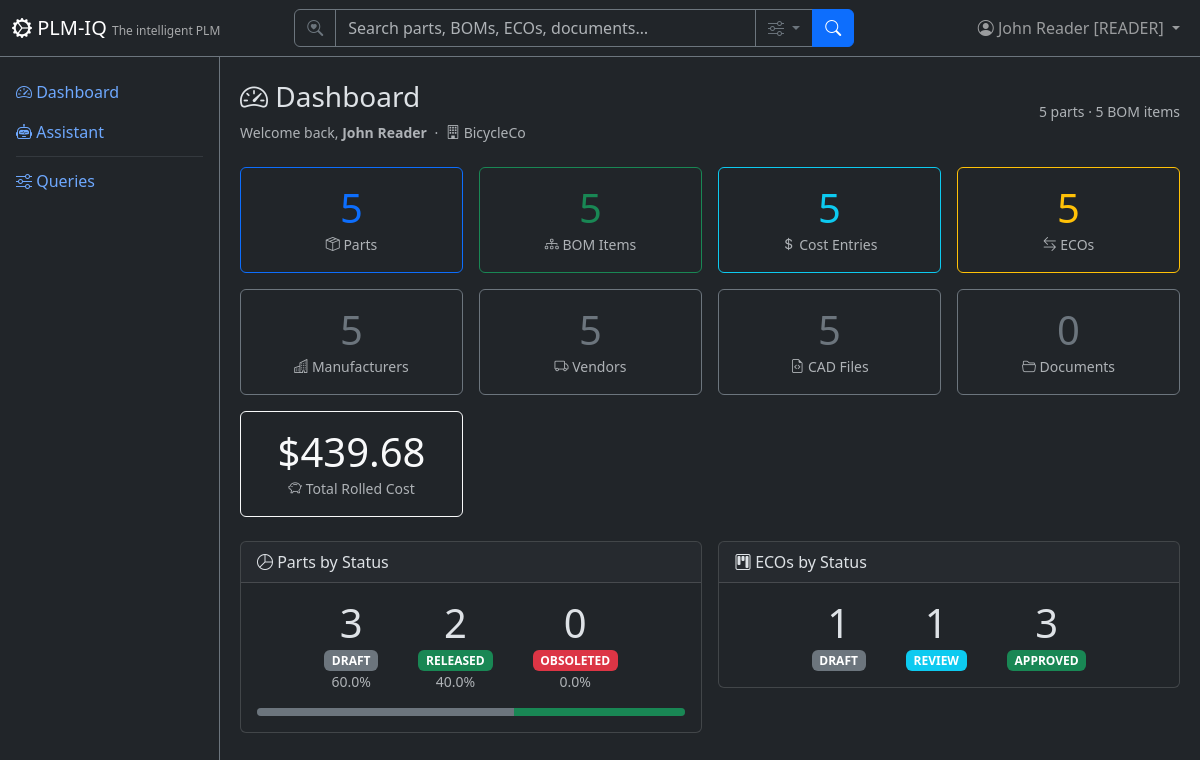
The page / (signed in) on the database its author committed.
### app/models/tenant_user.py (models this page shows)
class User(Base):
    __tablename__ = "users"
    user_id = Column("user_id", Integer, primary_key=True, autoincrement=True)
    username = Column("username", String, unique=True, nullable=False)
    full_name = Column("full_name", String, nullable=False)
    email = Column("email", String)
    password_hash = Column("password_hash", String, nullable=False, default="")
    tenant_id = Column("tenant_id", Integer, ForeignKey("tenants.tenant_id"), nullable=False, default=1)
    tenant_key = Column("tenant_key", String, nullable=False)
    is_active = Column("is_active", Boolean, default=True)
    created_date = Column("created_date", String)
    role = Column("role", String, nullable=False, default="reader")
    tenant = relationship("Tenant", back_populates="users")
    favorites = relationship("Favorite", back_populates="user")

class Tenant(Base):
    __tablename__ = "tenants"
    tenant_id = Column("tenant_id", Integer, primary_key=True, autoincrement=True)
    tenant_name = Column("tenant_name", String, unique=True, nullable=False)
    tenant_key = Column("tenant_key", String, unique=True, nullable=False)
    tenant_secret = Column("tenant_secret", String, nullable=False, default="")
    subdomain = Column("subdomain", String, unique=True, nullable=True)
    description = Column("description", String)
    created_date = Column("created_date", String)
    role = Column("role", String, default="reader")
    is_active = Column("is_active", Boolean, default=True)
    users = relationship("User", back_populates="tenant")
    parts = relationship("Part", back_populates="tenant")
    favorites = relationship("Favorite", back_populates="tenant")

### app/models/eco.py (models this page shows)
class EngineeringChangeOrder(Base):
    __tablename__ = "engineering_change_orders"
    eco_number = Column("eco_number", String, primary_key=True)
    eco_title = Column("eco_title", String, nullable=False)
    eco_description = Column("eco_description", String)
    eco_status = Column("eco_status", String, nullable=False, default="DRAFT")
    part_number = Column("part_number", String, ForeignKey("parts.part_number"), nullable=False)
    current_revision = Column("current_revision", String)
    new_revision = Column("new_revision", String)
    affected_bom_level = Column("affected_bom_level", Integer)
    change_type = Column("change_type", String)
    change_detail = Column("change_detail", String)
    change_drafter = Column("change_drafter", Integer, ForeignKey("users.user_id"))
    change_approver = Column("change_approver", Integer, ForeignKey("users.user_id"))
    drafted_date = Column("drafted_date", String)
    approved_date = Column("approved_date", String)
    implemented_date = Column("implemented_date", String)
    new_status = Column("new_status", String)
    tenant_id = Column("tenant_id", Integer, ForeignKey("tenants.tenant_id"), nullable=False, default=1)
    tenant_key = Column("tenant_key", String, nullable=False)
    part = relationship("Part", back_populates="eco_items")

### app/routers/dashboard.py (the view)
@router.get("/", response_class=HTMLResponse, include_in_schema=False)
def dashboard(request: Request, db: TenantScopedSession = Depends(get_tenant_db)):
    user = require_user(request, db)
    ctx = auth_context(request, db)
    part_count = db.query(func.count(Part.part_number)).scalar() or 0
    bom_count = db.query(func.count(BomItem.id)).scalar() or 0
    costing_count = db.query(func.count(CostingBomItem.id)).scalar() or 0
    eco_count = db.query(func.count(EngineeringChangeOrder.eco_number)).scalar() or 0
    aml_count = db.query(func.count(ApprovedManufacturer.id)).scalar() or 0
    avl_count = db.query(func.count(ApprovedVendor.id)).scalar() or 0
    cad_count = db.query(func.count(CadMetadata.id)).scalar() or 0
    document_count = db.query(func.count(Document.id)).scalar() or 0
    status_breakdown = dict(
        db.query(Part.status, func.count(Part.part_number))
        .group_by(Part.status)
        .all()
    )
    eco_status = dict(
        db.query(EngineeringChangeOrder.eco_status, func.count(EngineeringChangeOrder.eco_number))
        .group_by(EngineeringChangeOrder.eco_status)
        .all()
    )
    total_cost = (
        db.query(func.sum(CostingBomItem.rolled_total))
        .filter(CostingBomItem.level == 0)
        .scalar()
    ) or 0
    favorites = db.query(Favorite).filter(Favorite.user_id == user.user_id).all()
    enriched_favorites = []
    for fav in favorites:
        detail = None
        if fav.object_type == "part":
            part = db.query(Part).filter(Part.part_number == fav.object_id).first()
            if part:
                detail = {"name": part.part_name, "url": f"/parts/{part.part_number}"}
        elif fav.object_type == "document":
            doc = db.query(Document).filter(Document.id == int(fav.object_id)).first()
            if doc:
                detail = {"name": doc.title or doc.name, "url": f"/documents/{doc.id}"}
        elif fav.object_type == "eco":
            eco = db.query(EngineeringChangeOrder).filter(EngineeringChangeOrder.eco_number == fav.object_id).first()
            if eco:
                detail = {"name": eco.eco_title, "url": f"/eco/{eco.eco_number}"}
        if detail:
            enriched_favorites.append({
                "object_type": fav.object_type,
                "object_id": fav.object_id,
                "name": detail["name"],
                "url": detail["url"],
                "created_date": fav.created_date,
            })
    return HTMLResponse(content=render(
        "dashboard.html",
        **ctx,
        part_count=part_count,
        bom_count=bom_count,
        costing_count=costing_count,
        eco_count=eco_count,
        aml_count=aml_count,
        avl_count=avl_count,
        cad_count=cad_count,
        document_count=document_count,
        status_breakdown=status_breakdown,
        eco_status=eco_status,
        total_cost=total_cost,
        statuses=["DRAFT", "RELEASED", "OBSOLETED"],
        eco_statuses=["DRAFT", "REVIEW", "APPROVED"],
        favorites=enriched_favorites,
    ))

### app/templates/dashboard.html (shortened to what this page needs)
{% extends "base.html" %}
{% block content %}
<div class="d-flex justify-content-between align-items-center mb-4">
    <div>
        <h3><i class="bi bi-speedometer2"></i> Dashboard</h3>
        {% if current_user %}
        <p class="text-muted mb-0 small">
            Welcome back, <strong>{{ current_user.full_name }}</strong>
            <span class="mx-1">·</span>
            <i class="bi bi-building"></i> {{ current_tenant.tenant_name if current_tenant else '—' }}
        </p>
        {% endif %}
    </div>
    <span class="text-muted small">{{ part_count }} parts · {{ bom_count }} BOM items</span>
</div>
<div class="row g-3 mb-4">
    <div class="col-md-3 col-6">
        <a href="/parts?q=&status=RELEASED" class="text-decoration-none d-block">
            <div class="card stat-card border-primary h-100">
                <div class="card-body text-center">
                    <h1 class="text-primary mb-0">{{ part_count }}</h1>
                    <small class="text-muted"><i class="bi bi-box-seam"></i> Parts</small>
                </div>
            </div>
        </a>
    </div>
    <div class="col-md-3 col-6">
        <a href="/bom" class="text-decoration-none d-block">
            <div class="card stat-card border-success h-100">
                <div class="card-body text-center">
                    <h1 class="text-success mb-0">{{ bom_count }}</h1>
                    <small class="text-muted"><i class="bi bi-diagram-3"></i> BOM Items</small>
                </div>
            </div>
        </a>
    </div>
    <div class="col-md-3 col-6">
        <a href="/costing" class="text-decoration-none d-block">
            <div class="card stat-card border-info h-100">
                <div class="card-body text-center">
                    <h1 class="text-info mb-0">{{ costing_count }}</h1>
                    <small class="text-muted"><i class="bi bi-currency-dollar"></i> Cost Entries</small>
                </div>
            </div>
        </a>
    </div>
    <div class="col-md-3 col-6">
        <a href="/eco" class="text-decoration-none d-block">
            <div class="card stat-card border-warning h-100">
                <div class="card-body text-center">
                    <h1 class="text-warning mb-0">{{ eco_count }}</h1>
                    <small class="text-muted"><i class="bi bi-arrow-left-right"></i> ECOs</small>
                </div>
            </div>
        </a>
    </div>
    <div class="col-md-3 col-6">
        <a href="/aml" class="text-decoration-none d-block">
            <div class="card stat-card border-secondary h-100">
                <div class="card-body text-center">
                    <h1 class="text-secondary mb-0">{{ aml_count }}</h1>
                    <small class="text-muted"><i class="bi bi-buildings"></i> Manufacturers</small>
                </div>
            </div>
        </a>
    </div>
    <div class="col-md-3 col-6">
        <a href="/avl" class="text-decoration-none d-block">
            <div class="card stat-card border-secondary h-100">
                <div class="card-body text-center">
                    <h1 class="text-secondary mb-0">{{ avl_count }}</h1>
                    <small class="text-muted"><i class="bi bi-truck"></i> Vendors</small>
                </div>
            </div>
        </a>
    </div>
    <div class="col-md-3 col-6">
        <a href="/cad" class="text-decoration-none d-block">
            <div class="card stat-card border-secondary h-100">
                <div class="card-body text-center">
                    <h1 class="text-secondary mb-0">{{ cad_count }}</h1>
                    <small class="text-muted"><i class="bi bi-file-earmark-code"></i> CAD Files</small>
                </div>
            </div>
        </a>
    </div>
    <div class="col-md-3 col-6">
        <a href="/documents" class="text-decoration-none d-block">
            <div class="card stat-card border-secondary h-100">
                <div class="card-body text-center">
                    <h1 class="text-secondary mb-0">{{ document_count }}</h1>
                    <small class="text-muted"><i class="bi bi-folder2-open"></i> Documents</small>
                </div>
            </div>
        </a>
    </div>
    <div class="col-md-3 col-6">
        <a href="/costing" class="text-decoration-none d-block">
            <div class="card stat-card border-light h-100">
                <div class="card-body text-center">
                    <h1 class="text-light mb-0">{{ total_cost|currency }}</h1>
                    <small class="text-muted"><i class="bi bi-piggy-bank"></i> Total Rolled Cost</small>
                </div>
            </div>
        </a>
    </div>
</div>
<div class="row g-3">
    <div class="col-md-6">
        <a href="/parts" class="text-decoration-none d-block">
        <div class="card h-100">
            <div class="card-header"><i class="bi bi-pie-chart"></i> Parts by Status</div>
            <div class="card-body">
                <div class="d-flex gap-2 justify-content-center">
                    {% for s in statuses %}
                    {% set count = status_breakdown.get(s, 0) %}
                    {% set pct = (count / part_count * 100) if part_count > 0 else 0 %}
                    <div class="text-center px-3">
                        <div class="display-6">{{ count }}</div>
                        <span class="badge bg-{% if s == 'DRAFT' %}secondary{% elif s == 'RELEASED' %}success{% else %}danger{% endif %} badge-status">{{ s }}</span>
                        <div class="small text-muted">{{ "%.1f"|format(pct) }}%</div>
                    </div>
                    {% endfor %}
                </div>
                <div class="progress mt-3" style="height: 8px;">
                    {% for s in statuses %}
                    {% set count = status_breakdown.get(s, 0) %}
                    {% set pct = (count / part_count * 100) if part_count > 0 else 0 %}
                    <div class="progress-bar bg-{% if s == 'DRAFT' %}secondary{% elif s == 'RELEASED' %}success{% else %}danger{% endif %}"
                         style="width: {{ pct }}%"></div>
                    {% endfor %}
                </div>
            </div>
        </div>
        </a>
    </div>
    <div class="col-md-6">
        <a href="/eco" class="text-decoration-none d-block">
        <div class="card h-100">
            <div class="card-header"><i class="bi bi-kanban"></i> ECOs by Status</div>
            <div class="card-body">
                <div class="d-flex gap-2 justify-content-center">
                    {% for s in eco_statuses %}
                    {% set count = eco_status.get(s, 0) %}
                    <div class="text-center px-3">
                        <div class="display-6">{{ count }}</div>
                        <span class="badge bg-{% if s == 'DRAFT' %}secondary{% elif s == 'REVIEW' %}info{% else %}success{% endif %} badge-status">{{ s }}</span>
                    </div>
                    {% endfor %}
                </div>
            </div>
        </div>
        </a>
    </div>
</div>
{% endblock %}

### app/templates/base.html (shortened to what this page needs)
<!DOCTYPE html>
<html lang="en" data-bs-theme="dark">
<head>
    <link href="https://cdn.jsdelivr.net/npm/bootstrap@5.3.3/dist/css/bootstrap.min.css" rel="stylesheet">
    <link href="https://cdn.jsdelivr.net/npm/bootstrap-icons@1.11.3/font/bootstrap-icons.css" rel="stylesheet">
</head>
<body>
    <nav class="navbar navbar-expand-md navbar-dark bg-dark fixed-top border-bottom border-secondary">
        <div class="container-fluid">
            <a class="navbar-brand" href="/">
                <i class="bi bi-gear-wide-connected"></i> PLM-IQ
                <small class="d-none d-md-inline">The intelligent PLM</small>
            </a>
            <div class="collapse navbar-collapse" id="navMenu">
                {% if current_user %}
                <form class="d-flex mx-auto my-2 my-md-0" role="search" action="/search" method="get" style="width: 100%; max-width: 560px;">
                    <div class="input-group">
                        <span class="input-group-text bg-dark border-secondary text-secondary"><i class="bi bi-search-heart"></i></span>
                        <input type="search" name="q" class="form-control bg-dark text-light border-secondary" placeholder="Search parts, BOMs, ECOs, documents…" aria-label="Search">
                        <button class="btn btn-outline-secondary dropdown-toggle" type="button" data-bs-toggle="dropdown" data-bs-auto-close="outside" title="Search options">
                            <i class="bi bi-sliders"></i>
                        </button>
                        <button class="btn btn-primary" type="submit"><i class="bi bi-search"></i></button>
                    </div>
                </form>
                {% endif %}
                <ul class="navbar-nav ms-auto align-items-center">
                    {% if current_user %}
                    <li class="nav-item dropdown">
                        <a class="nav-link dropdown-toggle position-relative" href="#" role="button" data-bs-toggle="dropdown" aria-label="Profile Menu" title="Profile Menu">
                            <i class="bi bi-person-circle"></i>
                            <span class="d-none d-md-inline">{{ current_user.full_name }} [{{ current_user.role|upper if current_user.role else 'SUPERUSER' }}]</span>
                        </a>
                    </li>
                    {% else %}
                    <li class="nav-item">
                        <a class="nav-link" href="/login"><i class="bi bi-box-arrow-in-right"></i> Sign In</a>
                    </li>
                    {% endif %}
                </ul>
            </div>
        </div>
    </nav>
    <div class="sidebar bg-dark border-end border-secondary pt-3">
        <ul class="nav nav-pills flex-column">
            <li class="nav-item">
                <a class="nav-link" href="/"><i class="bi bi-speedometer2"></i> Dashboard</a>
            </li>
            <li class="nav-item">
                <a class="nav-link" href="/assistant"><i class="bi bi-robot"></i> Assistant</a>
            </li>
            <li class="nav-item">
                <hr class="nav-divider my-1 mx-3 border-secondary">
            </li>
            <li class="nav-item">
                <a class="nav-link" href="/queries"><i class="bi bi-sliders"></i> Queries</a>
            </li>
        </ul>
    </div>
    <div class="main-content">
        {% block content %}{% endblock %}
    </div>
</body>
</html>

### rows shown on the page
User: full_name "John Reader", role "READER"
Tenant: tenant_name "BicycleCo"
EngineeringChangeOrder: count "1", eco_status "REVIEW"
EngineeringChangeOrder: count "3", eco_status "APPROVED"

### other values the page prints
{{ part_count }} "5"
{{ bom_count }} "5"
{{ costing_count }} "5"
{{ eco_count }} "5"
{{ aml_count }} "5"
{{ avl_count }} "5"
{{ cad_count }} "5"
{{ document_count }} "0"
{{ total_cost|currency }} "$439.68"
{{ count }} "3" "2" "0"
{{ s }} "DRAFT" "RELEASED" "OBSOLETED"
{{ "%.1f"|format(pct) }} "60.0" "40.0" "0.0"
{{ count }} "1"
{{ s }} "DRAFT"
